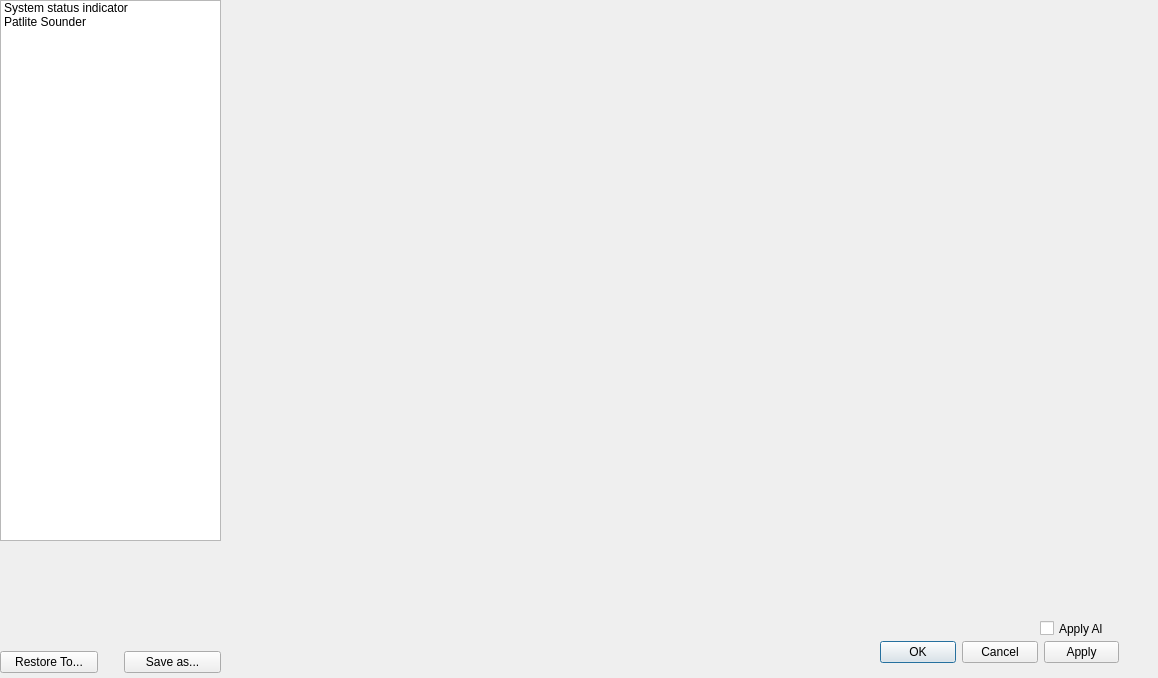
<?xml version="1.0" encoding="UTF-8"?>
<ui version="4.0">
 <class>Dialog</class>
 <widget class="QDialog" name="Dialog">
  <property name="geometry">
   <rect>
    <x>0</x>
    <y>0</y>
    <width>1158</width>
    <height>678</height>
   </rect>
  </property>
  <property name="windowTitle">
   <string>Dialog</string>
  </property>
  <widget class="QListWidget" name="listWidget">
   <property name="geometry">
    <rect>
     <x>0</x>
     <y>0</y>
     <width>221</width>
     <height>541</height>
    </rect>
   </property>
   <item>
    <property name="text">
     <string>System status indicator</string>
    </property>
   </item>
   <item>
    <property name="text">
     <string>Patlite Sounder</string>
    </property>
   </item>
  </widget>
  <widget class="SystemStatusIndicator" name="widget" native="true">
   <property name="geometry">
    <rect>
     <x>220</x>
     <y>0</y>
     <width>921</width>
     <height>611</height>
    </rect>
   </property>
  </widget>
  <widget class="QCheckBox" name="apply_all_check">
   <property name="geometry">
    <rect>
     <x>1040</x>
     <y>620</y>
     <width>64</width>
     <height>17</height>
    </rect>
   </property>
   <property name="text">
    <string>Apply All</string>
   </property>
  </widget>
  <widget class="QWidget" name="">
   <property name="geometry">
    <rect>
     <x>880</x>
     <y>640</y>
     <width>239</width>
     <height>25</height>
    </rect>
   </property>
   <layout class="QHBoxLayout" name="horizontalLayout">
    <item>
     <widget class="QPushButton" name="ok_button">
      <property name="text">
       <string>OK</string>
      </property>
     </widget>
    </item>
    <item>
     <widget class="QPushButton" name="cancel_button">
      <property name="text">
       <string>Cancel</string>
      </property>
     </widget>
    </item>
    <item>
     <widget class="QPushButton" name="apply_button">
      <property name="text">
       <string>Apply</string>
      </property>
     </widget>
    </item>
   </layout>
  </widget>
  <widget class="QWidget" name="">
   <property name="geometry">
    <rect>
     <x>0</x>
     <y>650</y>
     <width>221</width>
     <height>25</height>
    </rect>
   </property>
   <layout class="QHBoxLayout" name="horizontalLayout_2">
    <property name="spacing">
     <number>26</number>
    </property>
    <item>
     <widget class="QPushButton" name="restore_to_button">
      <property name="text">
       <string>Restore To...</string>
      </property>
     </widget>
    </item>
    <item>
     <widget class="QPushButton" name="save_as_button">
      <property name="text">
       <string>Save as...</string>
      </property>
     </widget>
    </item>
   </layout>
  </widget>
 </widget>
 <customwidgets>
  <customwidget>
   <class>SystemStatusIndicator</class>
   <extends>QWidget</extends>
   <header location="global">ui_elements.ui_system_status_indicator</header>
   <container>1</container>
  </customwidget>
 </customwidgets>
 <resources/>
 <connections/>
</ui>
